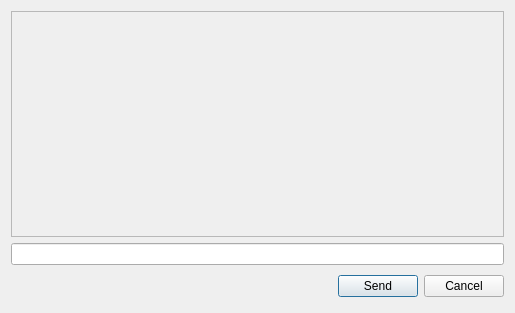
<?xml version="1.0" encoding="UTF-8"?>
<ui version="4.0">
 <class>send_as_xml_form</class>
 <widget class="QDialog" name="send_as_xml_form">
  <property name="geometry">
   <rect>
    <x>0</x>
    <y>0</y>
    <width>515</width>
    <height>313</height>
   </rect>
  </property>
  <property name="windowTitle">
   <string>Send As XML</string>
  </property>
  <layout class="QVBoxLayout" name="verticalLayout">
   <item>
    <widget class="QFrame" name="frame">
     <property name="sizePolicy">
      <sizepolicy hsizetype="Preferred" vsizetype="Expanding">
       <horstretch>0</horstretch>
       <verstretch>0</verstretch>
      </sizepolicy>
     </property>
     <property name="frameShape">
      <enum>QFrame::StyledPanel</enum>
     </property>
     <property name="frameShadow">
      <enum>QFrame::Raised</enum>
     </property>
    </widget>
   </item>
   <item>
    <widget class="QLineEdit" name="leName"/>
   </item>
   <item>
    <layout class="QHBoxLayout" name="horizontalLayout">
     <item>
      <spacer>
       <property name="orientation">
        <enum>Qt::Horizontal</enum>
       </property>
       <property name="sizeHint" stdset="0">
        <size>
         <width>318</width>
         <height>31</height>
        </size>
       </property>
      </spacer>
     </item>
     <item>
      <widget class="QPushButton" name="pbSend">
       <property name="text">
        <string>Send</string>
       </property>
      </widget>
     </item>
     <item>
      <widget class="QPushButton" name="pbCancel">
       <property name="text">
        <string>Cancel</string>
       </property>
      </widget>
     </item>
    </layout>
   </item>
  </layout>
 </widget>
 <resources>
  <include location="../../ddocs_ico/ddocs_icon_set.qrc"/>
 </resources>
 <connections/>
</ui>
